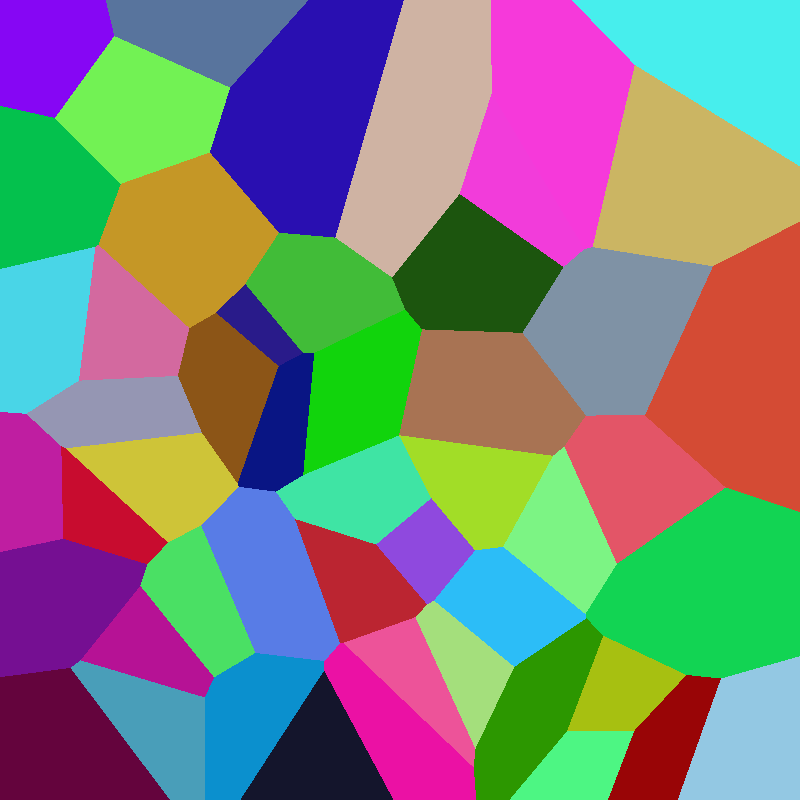
Frame 1 (no input)
Frame 60 (the mouse pressed at the canvas centre just before this capture): identical to frame 1, image omitted
Frame 120 (the mouse held since frame 60 and released just before this capture): identical to frame 1, image omitted

The Processing sketch that drew this single still picture (run headless with seeded random() and noise(); from frame 60 on, the mouse is pressed at the canvas centre):

// Processing sketch: Voronoi
// ── Voronoi.pde
int numPoints = 50;
PVector[] points = new PVector[numPoints];
float[] colorR = new float[numPoints];
float[] colorG = new float[numPoints];
float[] colorB = new float[numPoints];

void setup() {
  size(800, 800);
  for (int i = 0; i < points.length; i++) {
    points[i] = new PVector(random(width), random(height));
    colorR[i] = random(255);
    colorG[i] = random(255);
    colorB[i] = random(255);
  }
}

void draw() {
  loadPixels();
  for (int x = 0; x < width; x++) {
    for (int y = 0; y < height; y++) {
      
      float[] distances = new float[points.length];
      for (int i = 0; i < points.length; i++) {
       float d = dist(x, y, points[i].x, points[i].y);
       distances[i] = d;
      }
      int minIndex = GetMinIndex(distances);
      
      color cor = color(colorR[minIndex], colorG[minIndex], colorB[minIndex]);
      
      
      int index = x + y * width;
      pixels[index] = color(cor);
    }
  }
  updatePixels();
}


int GetMinIndex(float[] distanc){
 float menor = distanc[0];
 int index = 0;
 
 for(int i = 0; i < distanc.length; i++){
  if(distanc[i] < menor){
    menor = distanc[i];
  }
 }
   for(int j = 0; j < distanc.length; j++){
    if(menor == distanc[j]){
     index = j; 
    }
  }
  return index;
}
